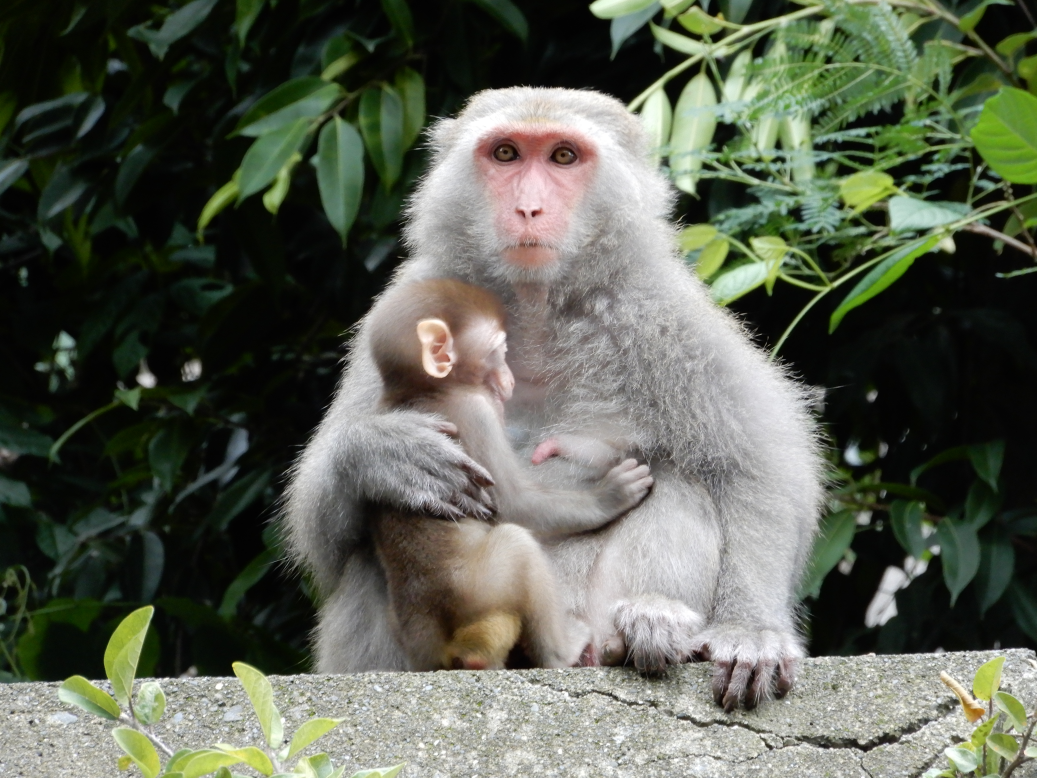
#> input picture Monkey.jpg, 5184 x 3888 px, found by its file name (shown at 1/5 size)
$ python 'Graph_Experiment_FT_phase swap_directly.py'
#> lines starting #> are read from the running program, lines starting #| are printed output that depends on the picture; after the words box and inside, x2 and y2 are one past the last pixel; in counts of white or black regions, pixels touching at a corner belong together
import cv2
import matplotlib.pyplot as plt
import numpy as np

imag1 = cv2.imread('Monkey.jpg')
#> imag1 is the input picture: shape (3888, 5184, 3); mean B, G, R 84.2, 97.4, 92.5
imag2 = cv2.imread('Cat.jpg')
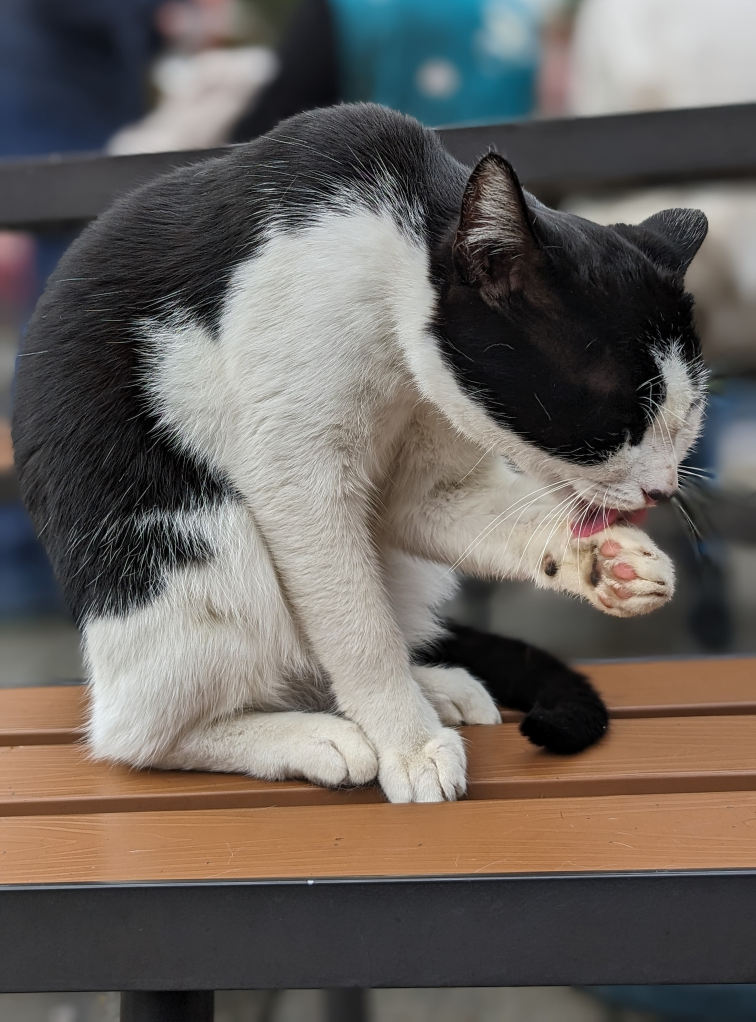
#> input picture Cat.jpg, 2268 x 3064 px, found by its file name (shown at 1/3 size)
#> imag2 is the input picture: shape (3064, 2268, 3); mean B, G, R 94, 98.9, 104.9

imag1 = cv2.resize(imag1, (1000, 1000))
#> imag1: shape (1000, 1000, 3)
imag2 = cv2.resize(imag2, (1000, 1000))
#> imag2: shape (1000, 1000, 3)

b1, g1, r1 = cv2.split(imag1)
b2, g2, r2 = cv2.split(imag2)
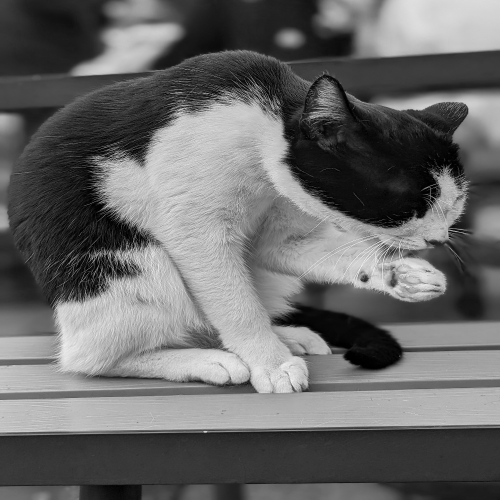
#> r2: shape (1000, 1000) (shown at 1/2 size); min 0, max 255, mean 104.8

fr1 = np.fft.fft2(r1)
fb1 = np.fft.fft2(b1)
fg1 = np.fft.fft2(g1)

fr2 = np.fft.fft2(r2)
fb2 = np.fft.fft2(b2)
fg2 = np.fft.fft2(g2)

ampr1 = np.abs(fr1)
ampg1 = np.abs(fg1)
ampb1 = np.abs(fb1)

phase_r1 = np.angle(fr1)
phase_g1 = np.angle(fg1)
phase_b1 = np.angle(fb1)

phase_r2 = np.angle(fr2)
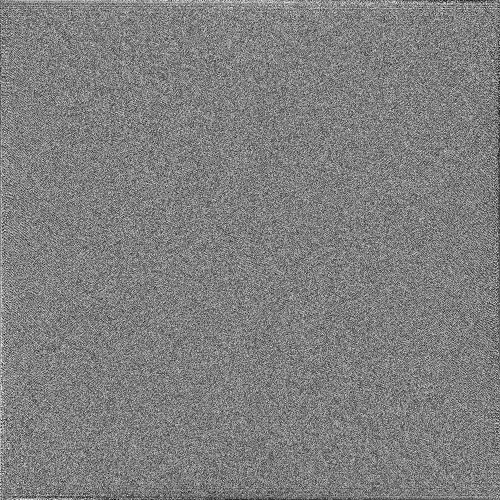
#> phase_r2: shape (1000, 1000) float64 (shown at 1/2 size); min -3.14, max 3.14, mean -3.14e-06; drawn with min black and max white
phase_g2 = np.angle(fg2)
phase_b2 = np.angle(fb2)

# =====================================
# Quadrant Phase Mask
# =====================================

region = 'upper_left'
# Options: 'upper_left', 'upper_right', 'upper_both'

N = 1000
center = N // 2

M_shift = np.zeros((N, N), dtype=bool)

if region == 'upper_left':
    M_shift[:center, :center] = True

elif region == 'upper_right':
    M_shift[:center, center+1:] = True

elif region == 'upper_both':
    M_shift[:center, :] = True

# Return to original FFT ordering
M = np.fft.ifftshift(M_shift)

# Include conjugate frequency partners
idx = (-np.arange(N)) % N
M = M | M[np.ix_(idx, idx)]

# =====================================
# Partial Phase Swap
# =====================================

mix_r = ampr1 * np.exp(1j * np.where(M, phase_r2, phase_r1))
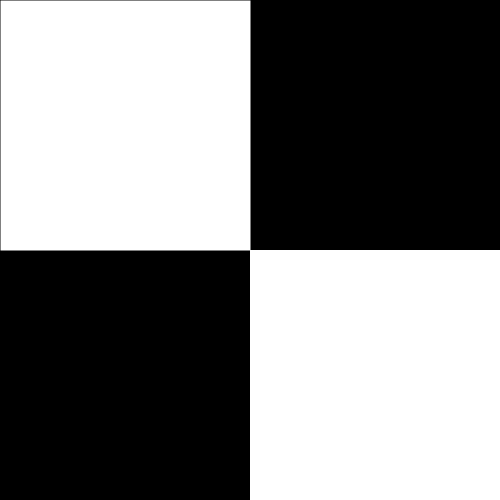
#> M: shape (1000, 1000) bool (shown at 1/2 size); 50% white; 1 white region, box (x1, y1, x2, y2) and area: (1, 1, 1000, 1000) 499999
mix_g = ampg1 * np.exp(1j * np.where(M, phase_g2, phase_g1))
mix_b = ampb1 * np.exp(1j * np.where(M, phase_b2, phase_b1))

img_r_new = np.fft.ifft2(mix_r).real
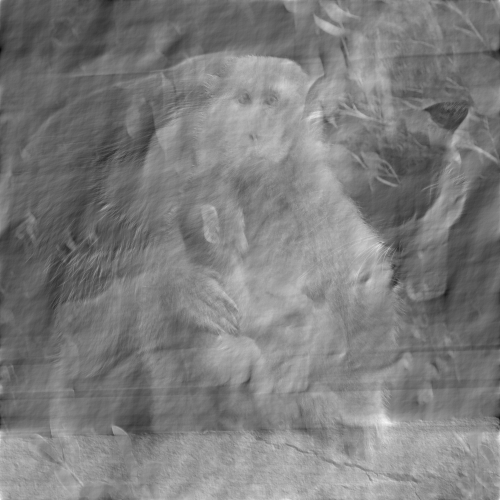
#> img_r_new: shape (1000, 1000) float64 (shown at 1/2 size); min -256.6, max 453.4, mean 92.3; drawn with min black and max white
img_g_new = np.fft.ifft2(mix_g).real
img_b_new = np.fft.ifft2(mix_b).real

img_combined = cv2.merge([
    img_b_new,
    img_g_new,
    img_r_new
])

img_combined = np.uint8(np.clip(img_combined, 0, 255))
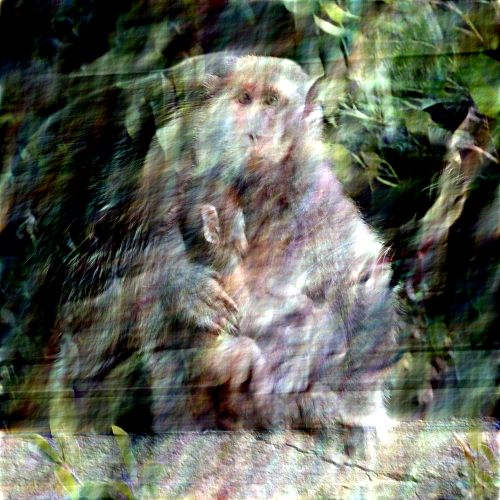
#> img_combined: shape (1000, 1000, 3) (shown at 1/2 size); mean of channels 0, 1, 2 87.6, 99.7, 95.5; drawn as B, G, R
img_combined_rgb = cv2.cvtColor(img_combined, cv2.COLOR_BGR2RGB)

# =====================================
# Display
# =====================================

plt.figure(figsize=(15, 5))

plt.subplot(141)
plt.imshow(cv2.cvtColor(imag1, cv2.COLOR_BGR2RGB))
plt.title('Original A - Monkey')
plt.axis('off')

plt.subplot(142)
plt.imshow(cv2.cvtColor(imag2, cv2.COLOR_BGR2RGB))
plt.title('Original B - Cat')
plt.axis('off')

plt.subplot(143)
plt.imshow(np.fft.fftshift(M), cmap='gray', vmin=0, vmax=1)
plt.title('Phase Swap Mask')
plt.axis('off')

plt.subplot(144)
plt.imshow(img_combined_rgb)
plt.title(f'Partial Phase Swap: {region}')
plt.axis('off')

plt.tight_layout()
plt.show()
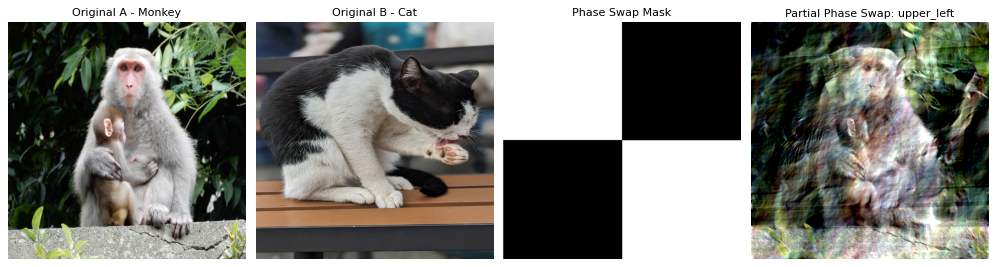
#> figure drawn by matplotlib, 4 panels
